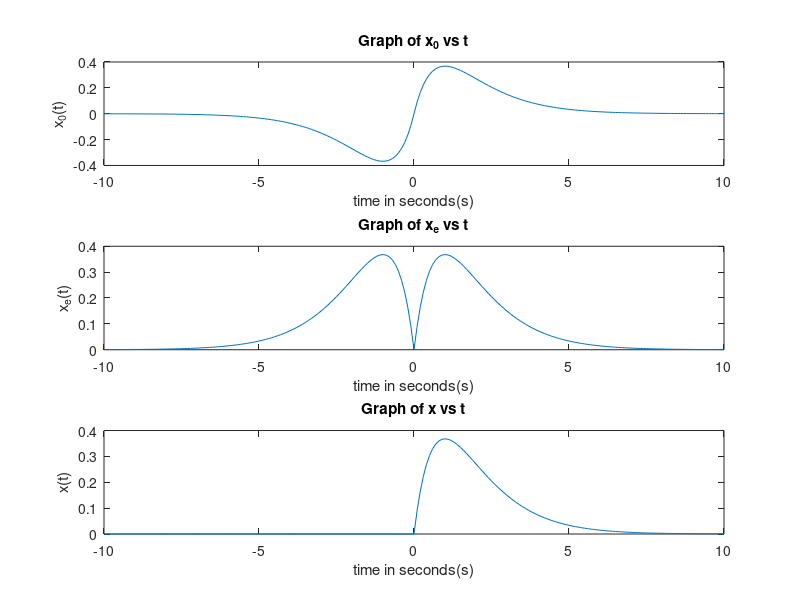
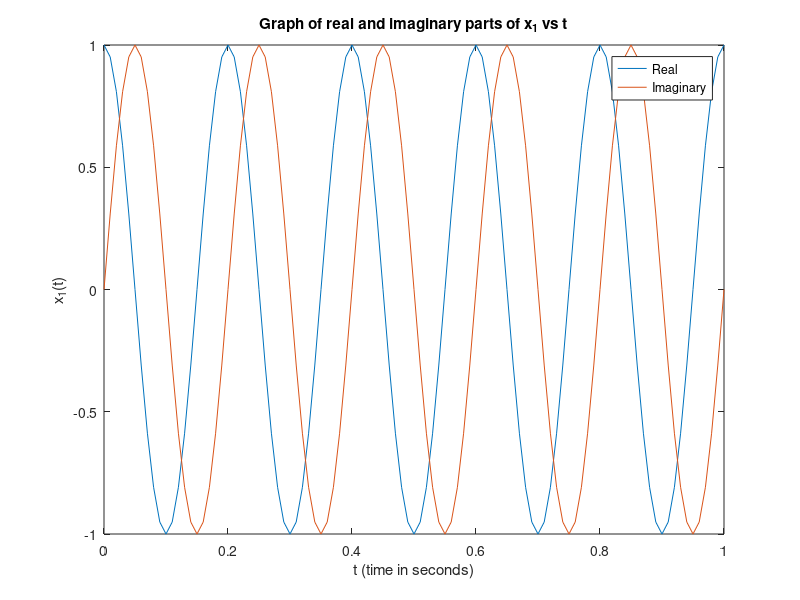

MATLAB code for these plots, in order:
% Written by Tan Jin Chun
% Last Modified: 25/7/2021
% Lab01T03

clear all;clc;close all

% Initialsing the variables
t = linspace(-10,10,201);
x0 = t.*exp(-1*abs(t));
xe = abs(t).*exp(-1*abs(t));
x = 0.5*(x0+xe);

% Plotting the graph in a subplot
subplot(3,1,1);
plot(t,x0);
title("Graph of x_0 vs t")
xlabel("time in seconds(s)")
ylabel("x_0(t)")
subplot(3,1,2);
plot(t,xe);
title("Graph of x_e vs t")
xlabel("time in seconds(s)")
ylabel("x_e(t)")
subplot(3,1,3);
plot(t,x)
title("Graph of x vs t")
xlabel("time in seconds(s)")
ylabel("x(t)")

% Question 5
t1 = linspace(0,1,101);
x1 = exp(1j*10*pi*t1);

% Plotting the graph
figure
% Plotting the real part of the graph
plot(t1,real(x1))

% Plotting the imaginary part of the graph
hold on
plot(t1,imag(x1))
hold off
title("Graph of real and imaginary parts of x_1 vs t")
xlabel("t (time in seconds)")
ylabel("x_1(t)")
legend("Real","Imaginary")




